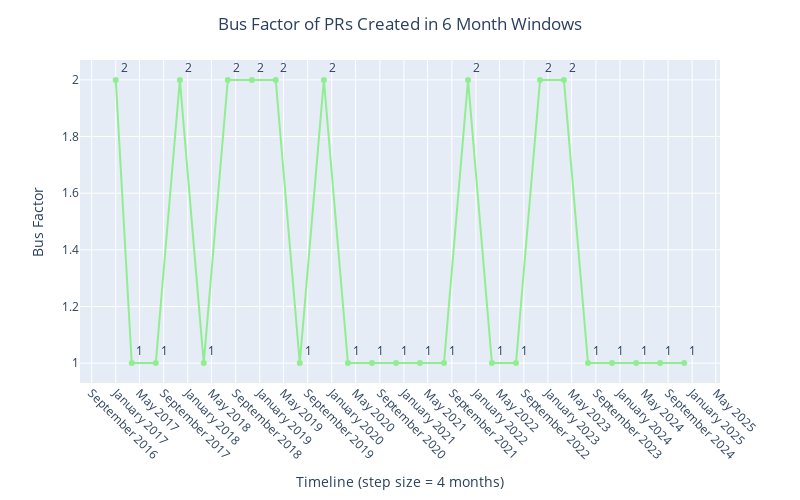

Notebook code for this chart:
### Code cell
plot_line_graph(df=pr_created_bf_by_windows, 
               title='Bus Factor of PRs Created in 6 Month Windows',
               xlabel='Timeline (step size = 4 months)', 
               ylabel='Bus Factor', 
               step_size=4)

### Figure 1 — Plotly figure (JSON) as saved in the notebook; plotly's stock layout.template omitted (floating-point values rounded to 4 significant figures)
{"data": [{"customdata": [["2025-06-14"], ["2025-02-14"], ["2024-10-14"], ["2024-06-14"], ["2024-02-14"], ["2023-10-14"], ["2023-06-14"], ["2023-02-14"], ["2022-10-14"], ["2022-06-14"], ["2022-02-14"], ["2021-10-14"], ["2021-06-14"], ["2021-02-14"], ["2020-10-14"], ["2020-06-14"], ["2020-02-14"], ["2019-10-14"], ["2019-06-14"], ["2019-02-14"], ["2018-10-14"], ["2018-06-14"], ["2018-02-14"], ["2017-10-14"], ["2017-06-14"]], "hovertemplate": "period from: %{x: %m-%d}<br>period to: %{customdata[0]: %m-%d}", "legendgroup": "", "line": {"color": "lightgreen", "dash": "solid"}, "marker": {"symbol": "circle"}, "mode": "lines+markers+text", "name": "", "orientation": "v", "showlegend": false, "text": [1.0, 1.0, 1.0, 1.0, 1.0, 2.0, 2.0, 1.0, 1.0, 2.0, 1.0, 1.0, 1.0, 1.0, 1.0, 2.0, 1.0, 2.0, 2.0, 2.0, 1.0, 2.0, 1.0, 1.0, 2.0], "textposition": "top right", "type": "scatter", "x": ["2024-12-14", "2024-08-14", "2024-04-14", "2023-12-14", "2023-08-14", "2023-04-14", "2022-12-14", "2022-08-14", "2022-04-14", "2021-12-14", "2021-08-14", "2021-04-14", "2020-12-14", "2020-08-14", "2020-04-14", "2019-12-14", "2019-08-14", "2019-04-14", "2018-12-14", "2018-08-14", "2018-04-14", "2017-12-14", "2017-08-14", "2017-04-14", "2017-01-23"], "xaxis": "x", "y": [1, 1, 1, 1, 1, 2, 2, 1, 1, 2, 1, 1, 1, 1, 1, 2, 1, 2, 2, 2, 1, 2, 1, 1, 2], "yaxis": "y"}], "layout": {"height": 500, "legend": {"tracegroupgap": 0}, "margin": {"t": 60}, "title": {"text": "Bus Factor of PRs Created in 6 Month Windows", "x": 0.5, "xanchor": "center"}, "width": 800, "xaxis": {"anchor": "y", "domain": [0, 1], "dtick": "M4", "fixedrange": true, "tick0": "2017-01-23", "tickangle": 45, "tickformat": "%B %Y", "title": {"text": "Timeline (step size = 4 months)"}}, "yaxis": {"anchor": "x", "domain": [0, 1], "title": {"text": "Bus Factor"}}}}
